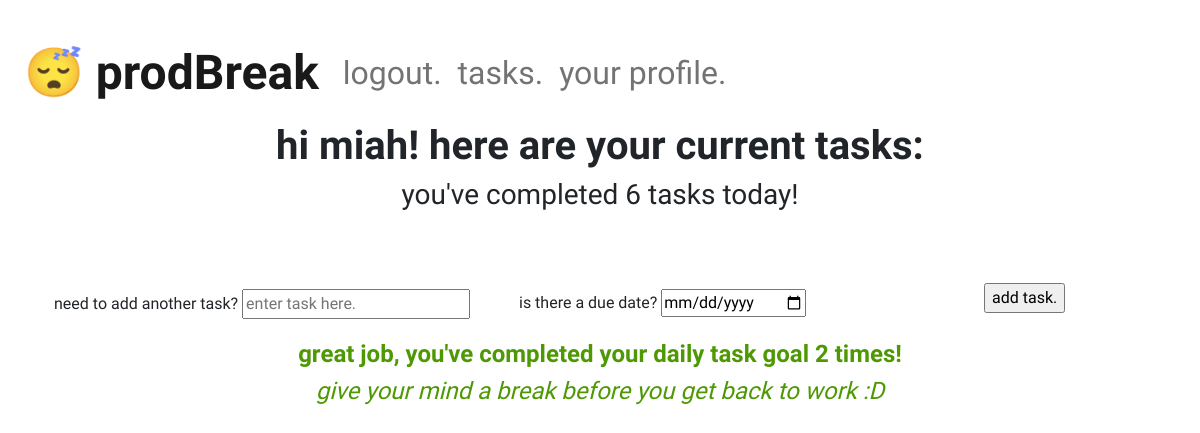
/tasks (signed in), run on an earlier commit of the app's database.
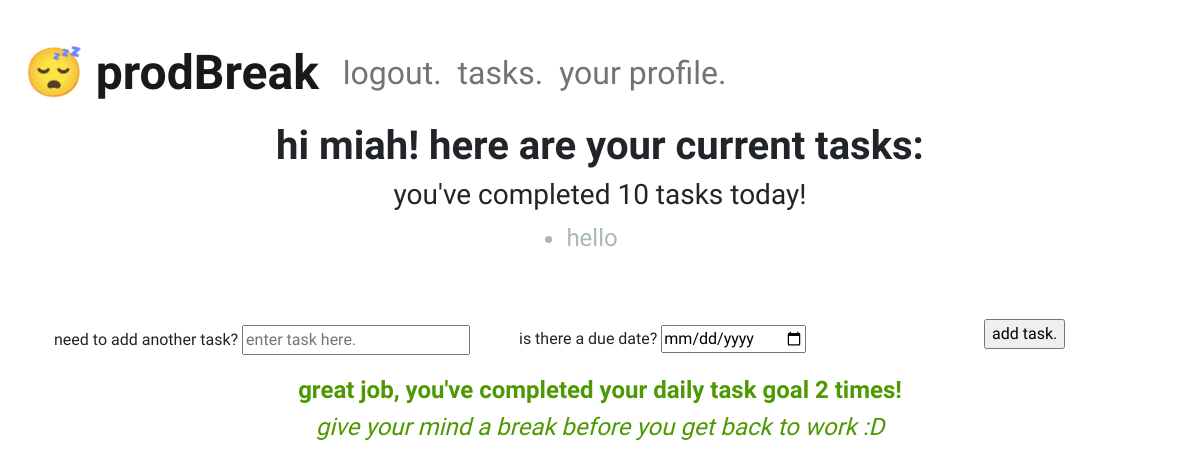
And on a later commit of the database.
### prod_break/models.py (models this page shows, shortened)
class User(db.Model, UserMixin):  # inherits from database model and session manager
    id = db.Column(db.Integer, primary_key=True)
    username = db.Column(db.String(20), unique=True, nullable=False)
    email = db.Column(db.String(120), unique=True, nullable=False)
    image_file = db.Column(db.String(20), nullable=False, default="default.jpg")
    password = db.Column(db.String(60), nullable=False)
    user_tasks = db.relationship("Task", backref="user", lazy=True)  # creates relationship between a user and their tasks
    daily_completed_tasks = db.Column(db.Integer, nullable=False, default=0)
    total_completed_tasks = db.Column(db.Integer, nullable=False, default=0)
    last_task_completed = db.Column(db.DateTime, nullable=False, default=date.today())
    break_amt = db.Column(db.Integer, nullable=False, default=3)

class Task(db.Model):
    id = db.Column(db.Integer, primary_key=True)
    task_name = db.Column(db.String(150), nullable=False)
    due_date = db.Column(db.DateTime, default=None)
    complete = db.Column(db.Boolean, nullable=False, default=False)
    notes = db.Column(db.Text)
    user_id = db.Column(db.Integer, db.ForeignKey("user.id"), nullable=False)
    date_completed = db.Column(db.DateTime, default=None)

### prod_break/routes.py (the view)
@app.route("/tasks", methods=["GET", "POST"])
@login_required
def task():
    tasks = current_user.user_tasks
    cur_date = date.today()
    if cur_date > current_user.last_task_completed.date():
        current_user.daily_completed_tasks = 0
    for task in tasks:
        if task.date_completed and cur_date > task.date_completed.date():
            delete_task(task.id)
    return render_template("tasks.html", title=f"{current_user.username}'s tasks.", tasks=tasks, cur_date=cur_date)

### prod_break/models.py (called while the page is built)
@login_manager.user_loader
def load_user(user_id):
    return User.query.get(int(user_id))

### prod_break/templates/tasks.html (shortened to what this page needs)
{% extends "layout.html" %}
{% block content %}
<div class="container-fluid">
    <h1 class="task-greeting">hi {{ current_user.username }}! here are your current tasks:</h1>
    {% if current_user.daily_completed_tasks > 0 %}
        {% if current_user.daily_completed_tasks == 1 %}
            <h3>you've completed {{ current_user.daily_completed_tasks }} task today!</h3>
        {% else %}
            <h3>you've completed {{ current_user.daily_completed_tasks }} tasks today!</h3>
        {% endif %}
    {% endif %}
    <div class="d-flex justify-content-center">
        <ul>
            {% if tasks %}
                {% for task in tasks %}
                    {% set late_class = "" %}
                    {% if task.due_date and task.due_date.date() <= cur_date %}
                        {% set late_class = "late" %}
                    {% endif %}
                    {% if task.complete %}
                        {% set complete_class = "complete" %}
                        {% set late_class = "" %}
                    {% else %}
                        {% set complete_class = "incomplete" %}
                    {% endif %}
                <li class="task {{ complete_class }} {{ late_class }} "> {{ task.task_name }}
                </li>
                {% endfor %}
            {% endif %}
        </ul>
    </div>
    <form method="POST" id="add-task" action="{{ url_for('add_task') }}">
        <div class="row d-flex justify-content-center">
            <div class="col-5">
                <div class="form-group">
                <span class="descriptor">need to add another task?</span>
                <input type="text" name="task-txt" placeholder="enter task here." />
                </div>
            </div>
            <div class="col-5">
                <div class="form-group">
                <span class="descriptor">is there a due date?</span>
                <input type="date" name="task-due" />
                </div>
            </div>
            <div class="col-2">
                <div class="form-group submit-btn">
                    <input type="submit" value="add task."/>
                </div>
            </div>
        </div>
    </form>
    {% if current_user.daily_completed_tasks % current_user.break_amt == 0 %}
        {% set plural = "s" %}
        {% if current_user.daily_completed_tasks / current_user.break_amt == 1 %}
            {% set plural = "" %}
        {% endif %}
        <div class="goal-complete">
            <h4> great job, you've completed your daily task goal {{ (current_user.daily_completed_tasks / current_user.break_amt)|int }} time{{ plural }}! </h4>
            <h4> give your mind a break before you get back to work :D </h4>
        </div>
    {% endif %}
</div>
{% endblock content %}

What changed in the data, as far as the page shows it:
changed User "miah": daily_completed_tasks "6" → "10"
added Task: task_name "hello"
